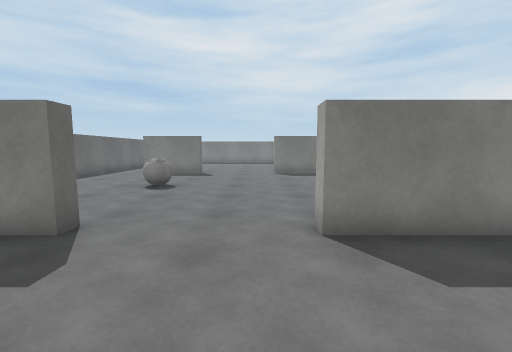
[1] (above)

13 first-person views from a walk through a scene from a Unity 3-D project. The camera is 1.3 m above the floor, tilts 6° down and sees 90° across. The floor is counted in squares, 1 m on a side. Each view is taken from the middle of a square. On the plan, view 1 faces up. The plan holds only what a view shows up to about 13 squares ahead; the rest is blank. The player character is not drawn. Door leaves are left out, so doorways stand open. Surface patterns are stand-ins for the level's own textures.

[2]
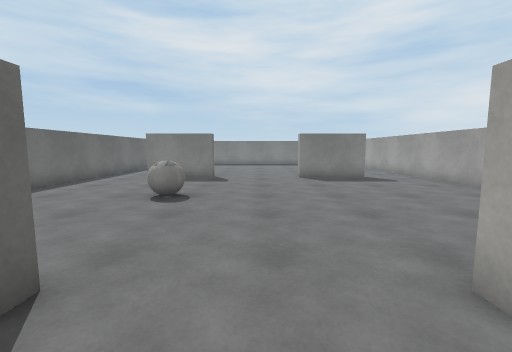

[3]
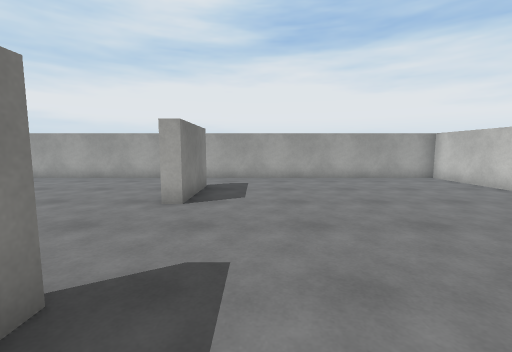

[4]
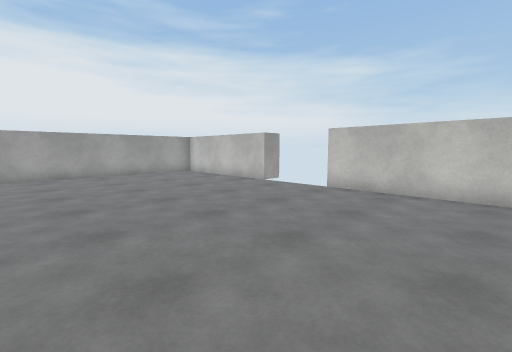

[5]
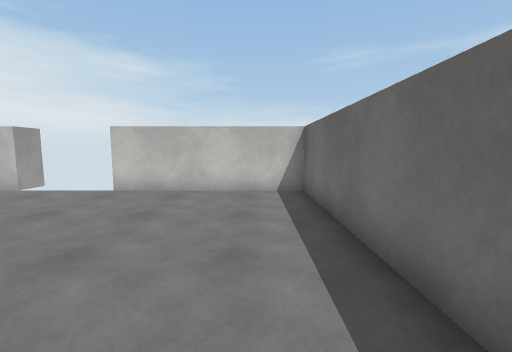

[6]
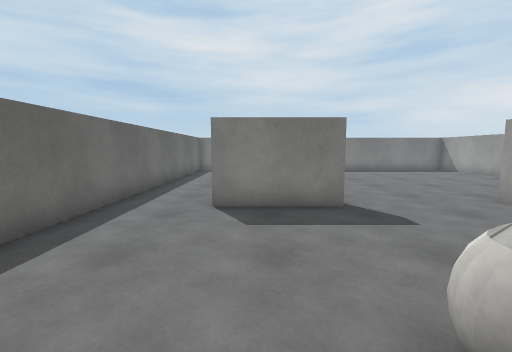

[7]
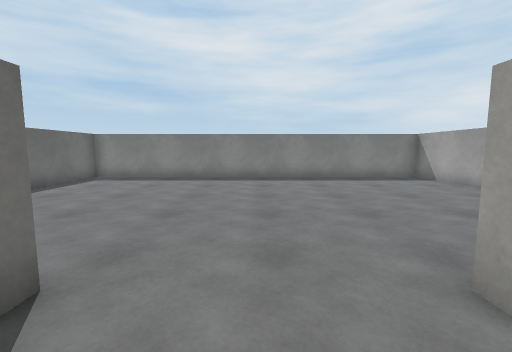

[8]
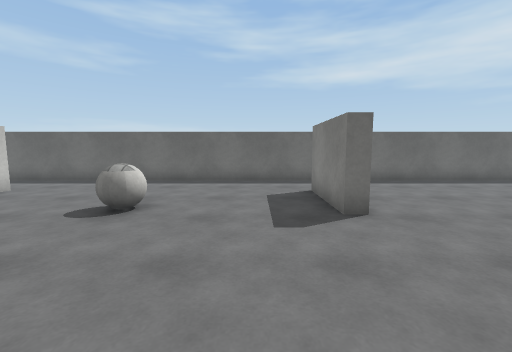

[9]
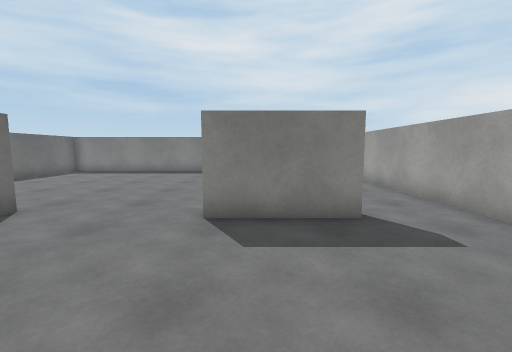

[10]
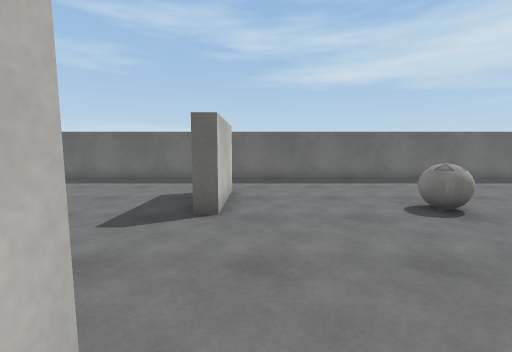

[11]
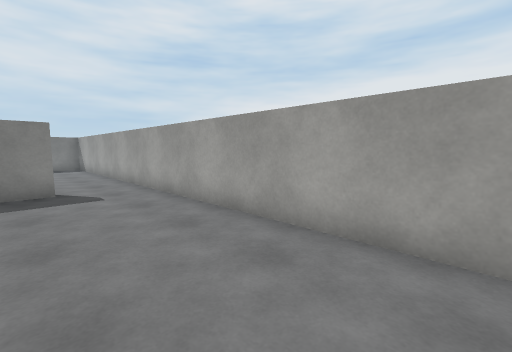

[12]
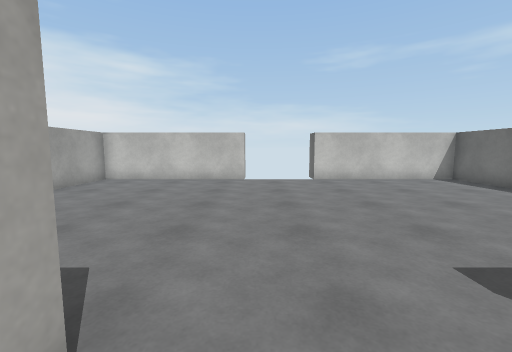

[13]
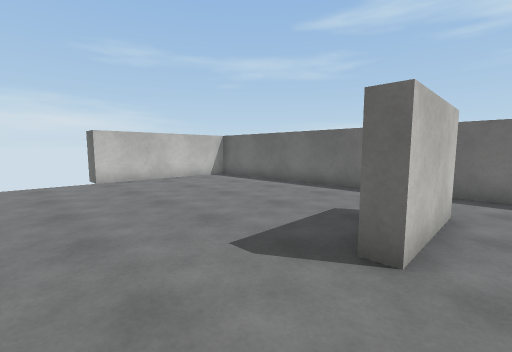

### Floor plan
Points are (right, up) in squares from view 1. A wall is a line through its corners. A room is listed if a view was taken in it or the views show most of it. See-through windows are left out.
Room 1 (views 1, 2, 3, 4, 5, 6, 7, 8, 9, 10, 11, 12, 13)
walls: (-3, 14.4) (-3, 13.7) (-6, 13.7); (-6, 4.3) (-3, 4.3) (-3, 3.7) (-3.9, 3.7); (4.1, 13.7) (1, 13.7) (1, 14.2); (4, 3.7) (1, 3.7) (1, 4.2); (0.5, -6) (6.5, -6) (6.5, 24) (-8.5, 24) (-8.5, -6) (-2.5, -6)
ways out: open door at (-1, -6)
objects: other object (-4, 9) to (-3, 9)

Where each view was taken, in squares from view 1:
view 1: 0 up, 0 right, facing up
view 2: 2 up, 1 left, facing up
view 3: 2 up, 5 left, facing right
view 4: 2 up, 7 left, facing down-right
view 5: 2 up, 7 left, facing down
view 6: 8 up, 5 left, facing up
view 7: 12 up, 1 left, facing up
view 8: 12 up, 2 right, facing left
view 9: 9 up, 2 right, facing up
view 10: 5 up, 2 right, facing left
view 11: 5 up, 3 right, facing up-right
view 12: 5 up, 0 right, facing down
view 13: 5 up, 0 right, facing down-left
